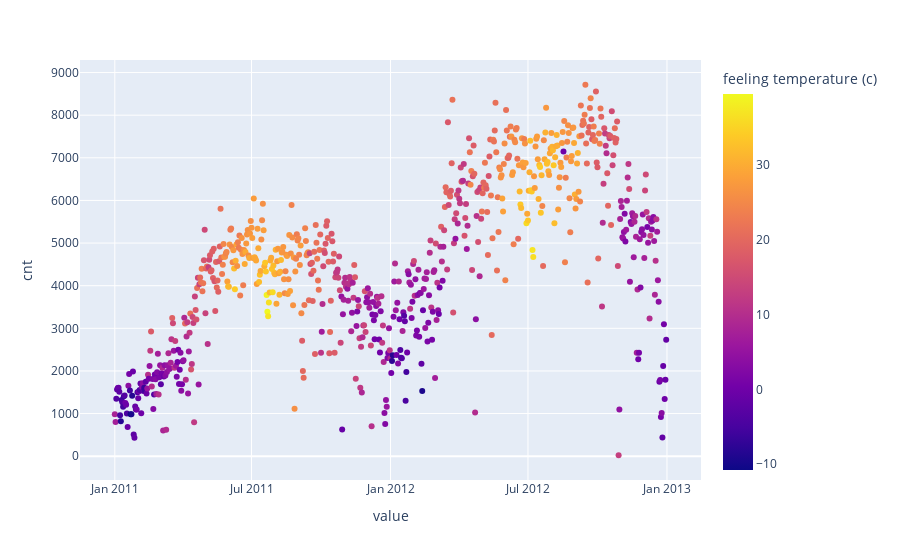

The code cell stored with this chart in its notebook:
### Markdown cell above
## Exploratory data analysis

8.  Recreate the following visualization, and interpret it in context of the data. **Hint:** You will need to use one of the variables you created above. The temperature plotted is the feeling temperature. To get a nice title on the color bar I used:

        fig.update_layout(coloraxis_colorbar_title='Feeling Temperature (C)')

![Bike Rental](images/BikeRentalTemp.jpg)

9.  Create a visualization displaying the relationship between bike rentals and season. Interpret the plot in context of the data.

### Code cell
# Visualization - recreate the graph
fig = px.scatter(DF, x=['dteday'] , y='cnt',color='raw_atemp')
fig.update_layout(coloraxis_colorbar_title='feeling temperature (c)')
fig.show()

### Figure 1 — Plotly figure (JSON) as saved in the notebook; plotly's stock layout.template omitted (floating-point values rounded to 4 significant figures; data arrays with more than 128 entries replaced by an {"elided": "..."} marker saying what was removed)
{"data": [{"hovertemplate": "value=%{x}<br>cnt=%{y}<br>raw_atemp=%{marker.color}<extra></extra>", "legendgroup": "", "marker": {"color": {"elided": "731 float values"}, "coloraxis": "coloraxis", "symbol": "circle"}, "mode": "markers", "name": "", "orientation": "v", "showlegend": false, "type": "scatter", "x": {"elided": "731 str values"}, "xaxis": "x", "y": {"elided": "731 int values"}, "yaxis": "y"}], "layout": {"coloraxis": {"colorbar": {"title": {"text": "feeling temperature (c)"}}, "colorscale": [[0, "#0d0887"], [0.1111, "#46039f"], [0.2222, "#7201a8"], [0.3333, "#9c179e"], [0.4444, "#bd3786"], [0.5556, "#d8576b"], [0.6667, "#ed7953"], [0.7778, "#fb9f3a"], [0.8889, "#fdca26"], [1, "#f0f921"]]}, "legend": {"tracegroupgap": 0}, "margin": {"t": 60}, "xaxis": {"anchor": "y", "domain": [0, 1], "title": {"text": "value"}}, "yaxis": {"anchor": "x", "domain": [0, 1], "title": {"text": "cnt"}}}}
